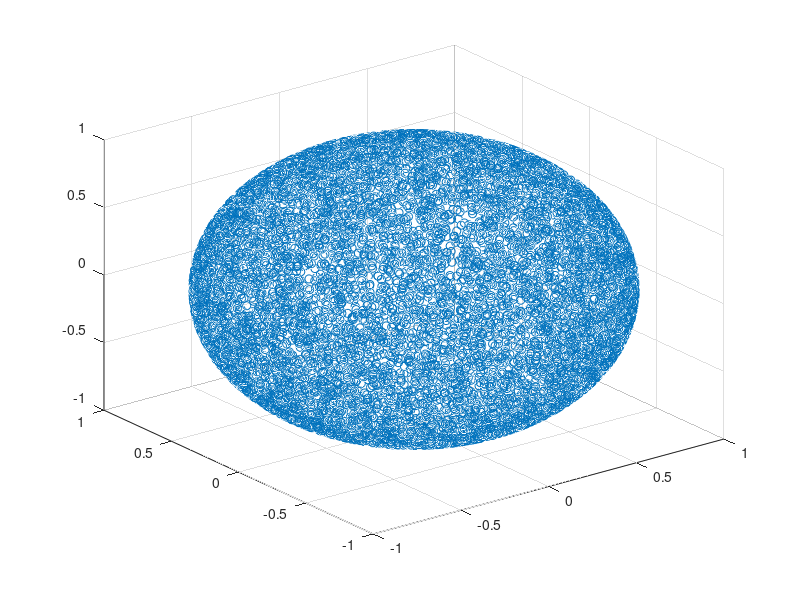

Recreate this plot in MATLAB.
r=1;
M=1e4;
azm=rand(M,1)*2*pi;

%% cos doesnt work :(
int_a = -1;
int_b = 1;
int_1 = (1-int_a).*rand(M,1) + int_a;
polar=acos(int_1);
% polar=rand(M,1)*pi;

%%
% rvals = 2*rand(M,1)-1;
% polar = asin(rvals); %%% Why doesnt acos work? which has range -1 to 1. >>>>>>>>>>>>

% polar=(1/(cos(2*rand(M,1)-1)))';
% hist(cos(polar));
% [polar,azm]=meshgrid(polar,azm);
[X,Y,Z]=sph2cart(azm,polar,r);
Z=cos(polar);

X=sin(polar).*cos(azm);
Y=sin(polar).*sin(azm);
Z=cos(polar);
ind=ones(size(X));
scatter3(X,Y,Z);
al=[X Y Z];
q1=al((X>0 & Y>0 & Z>0),:);
q2=al((X>0 & Y>0 & Z<0),:);
q3=al((X>0 & Y<0 & Z>0),:);
q4=al((X>0 & Y<0 & Z<0),:);
q5=al((X<0 & Y>0 & Z>0),:);
q6=al((X<0 & Y>0 & Z<0),:);
q7=al((X<0 & Y<0 & Z>0),:);
q8=al((X<0 & Y<0 & Z<0),:);
% surf(X,Y,Z);
% alpha=1;
% polar=acos(2*rand(M,1).^(1/alpha)-1);
% azm=rand(M,1)*2*pi;
% theta=linspace(0,w*pi);
% phi=linspace(-pi/2,pi/2);
% [theta,phi]=meshgrid(theta,phi);
% rho=2;